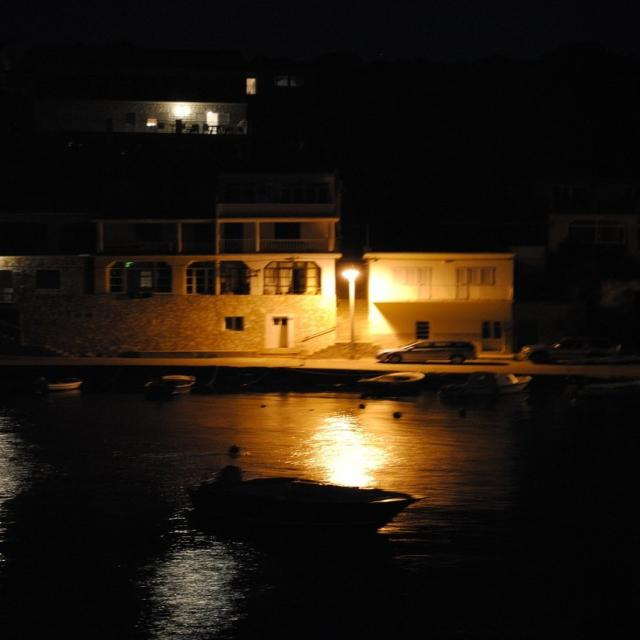
#> input picture Dataset/exdark_yolo_clean/test/images/2015_01095_jpg.rf.aa46856ae3c55159281653e42f64a5d2.jpg, 640 x 640 px
$ python -i metrics.py   (imports and definitions only)
#> lines starting #> are read from the running program, lines starting #| are printed output that depends on the picture
"""
Evaluation Metrics Module for Project 18:
1. Stage 1 (Image Quality): lightweight project proxy scores and FPS/latency
2. Stage 2 (Object Detection): Precision, Recall, mAP@0.5, mAP@0.5:0.95
"""

import time
import cv2
import numpy as np
import scipy.special
from scipy.ndimage import gaussian_filter


def compute_mscn_coefficients(image_gray: np.ndarray, kernel_size: int = 7, sigma: float = 7.0 / 6) -> np.ndarray:
    """
    Computes Mean Subtracted Contrast Normalized (MSCN) coefficients
    inspired by NSS-based blind image-quality assessment.
    """
    im = image_gray.astype(np.float64)
    # Local mean
    mu = gaussian_filter(im, sigma=sigma, mode='nearest')
    # Local variance
    mu_sq = mu * mu
    sigma_sq = gaussian_filter(im * im, sigma=sigma, mode='nearest') - mu_sq
    sigma_map = np.sqrt(np.maximum(sigma_sq, 0.0))
    # Normalized coefficients (MSCN)
    mscn = (im - mu) / (sigma_map + 1.0)
    return mscn


def estimate_ggd_parameters(vec: np.ndarray) -> tuple[float, float]:
    """
    Estimates Generalized Gaussian Distribution (GGD) parameters:
    shape (alpha) and variance (sigma_sq) from empirical data.
    """
    gam = np.arange(0.2, 10.0, 0.001)
    r_gam = (scipy.special.gamma(1.0 / gam) * scipy.special.gamma(3.0 / gam)) / (
        (scipy.special.gamma(2.0 / gam)) ** 2
    )

    sigma_sq = np.mean(vec ** 2)
    E = np.mean(np.abs(vec))
    if E < 1e-7:
        return 1.0, 1.0

    r = sigma_sq / (E ** 2)
    idx = np.argmin(np.abs(r_gam - r))
    alpha = gam[idx]
    return float(alpha), float(sigma_sq)


def calculate_niqe(image: np.ndarray) -> float:
    """
    Calculates project-specific IQA proxy A (lower is better).

    Compatibility note: the historical function name is retained for callers,
    but this is not a validated implementation of the standard NIQE metric.
    """
    if image is None or image.size == 0:
        return 0.0
    if len(image.shape) == 3:
        gray = cv2.cvtColor(image, cv2.COLOR_BGR2GRAY)
    else:
        gray = image

    # Resize if image is too large for fast, standard computation
    h, w = gray.shape
    if max(h, w) > 512:
        scale = 512.0 / max(h, w)
        gray = cv2.resize(gray, (int(w * scale), int(h * scale)), interpolation=cv2.INTER_AREA)

    mscn = compute_mscn_coefficients(gray)
    alpha, sigma_sq = estimate_ggd_parameters(mscn.flatten())

    # Pristine natural scene reference statistics (typical empirical values: alpha ~ 1.5, variance ~ 0.5)
    # Project-specific distance in a small statistical feature space.
    ref_alpha, ref_sigma_sq = 1.55, 0.52
    score = np.abs(alpha - ref_alpha) * 3.5 + np.abs(np.log(max(sigma_sq, 1e-4)) - np.log(ref_sigma_sq)) * 2.2 + 2.8
    return float(np.clip(score, 2.0, 12.0))


# [81 lines left out: functions calculate_brisque, measure_fps, extract_yolo_metrics, not called in this run]

>>> import cv2
>>> picture = cv2.imread('../../Dataset/exdark_yolo_clean/test/images/2015_01095_jpg.rf.aa46856ae3c55159281653e42f64a5d2.jpg')
#> picture is the input picture: shape (640, 640, 3); mean B, G, R 15, 25.5, 34.9
>>> result = calculate_niqe(picture)
#> in calculate_niqe, `gray = cv2.cvtColor(image, cv2.COLOR_BGR2GRAY)`:
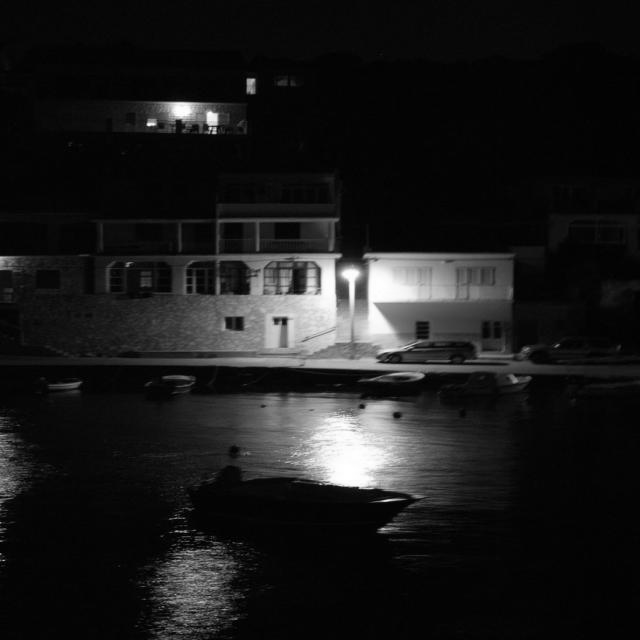
#> gray: shape (640, 640); min 0, max 255, mean 27.1
#> in compute_mscn_coefficients, `mu_sq = mu * mu`:
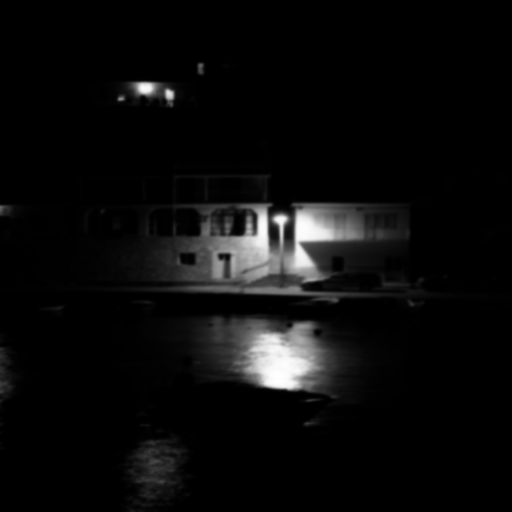
#> mu_sq: shape (512, 512) float64; min 4.38, max 65024.3, mean 3034.8; drawn with min black and max white
#> in compute_mscn_coefficients, `sigma_sq = gaussian_filter(im * im, sigma=sigma, mode='nearest') - mu_sq`:
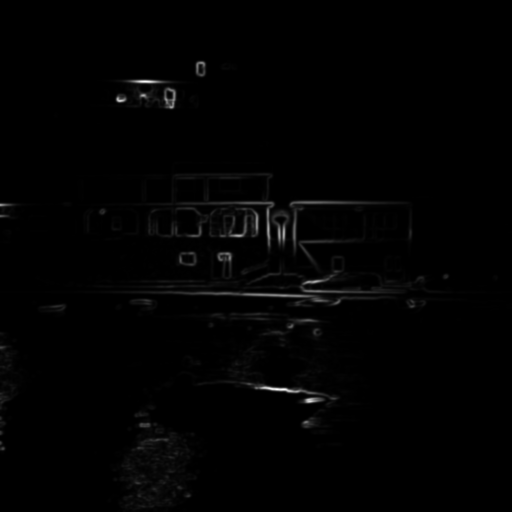
#> sigma_sq: shape (512, 512) float64; min 0, max 6844.5, mean 65.9; drawn with min black and max white
#> in compute_mscn_coefficients, `sigma_map = np.sqrt(np.maximum(sigma_sq, 0.0))`:
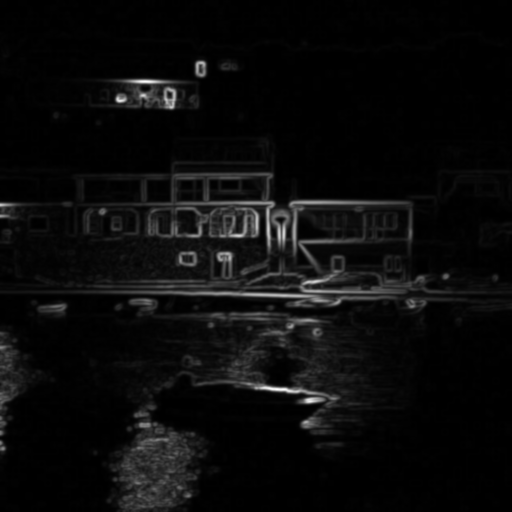
#> sigma_map: shape (512, 512) float64; min 0, max 82.73, mean 3.7; drawn with min black and max white
#> in compute_mscn_coefficients, `mscn = (im - mu) / (sigma_map + 1.0)`:
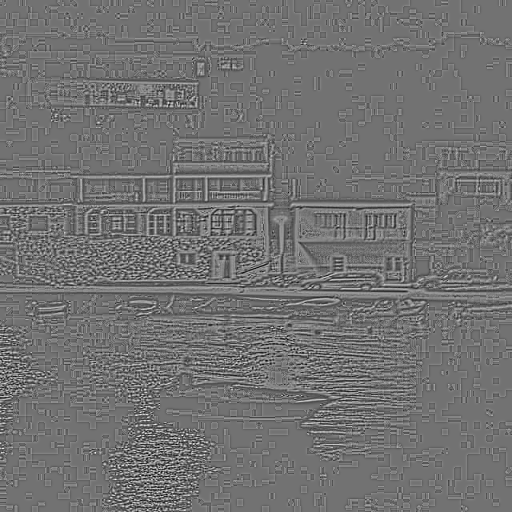
#> mscn: shape (512, 512) float64; min -1.75, max 2.15, mean -0.00535; drawn with min black and max white
#> in estimate_ggd_parameters, `sigma_sq = np.mean(vec ** 2)`: sigma_sq = 0.108
#> in estimate_ggd_parameters, `E = np.mean(np.abs(vec))`: E = 0.223
#> in estimate_ggd_parameters, `r = sigma_sq / (E ** 2)`: r = 2.17
#> in estimate_ggd_parameters, `idx = np.argmin(np.abs(r_gam - r))`: idx = 662
#> in estimate_ggd_parameters, `alpha = gam[idx]`: alpha = 0.862
#> in calculate_niqe, `alpha, sigma_sq = estimate_ggd_parameters(mscn.flatten())`: sigma_sq = 0.108
#> in calculate_niqe, `score = np.abs(alpha - ref_alpha) * 3.5 + np.abs(np.log(max(sigma_sq, ..`: score = 8.66
#> result = 8.66

$ run again, on Dataset/exdark_yolo_clean/test/images/2015_01150_JPEG.rf.5b7051314972fe8b1720926078dcedc1.jpg
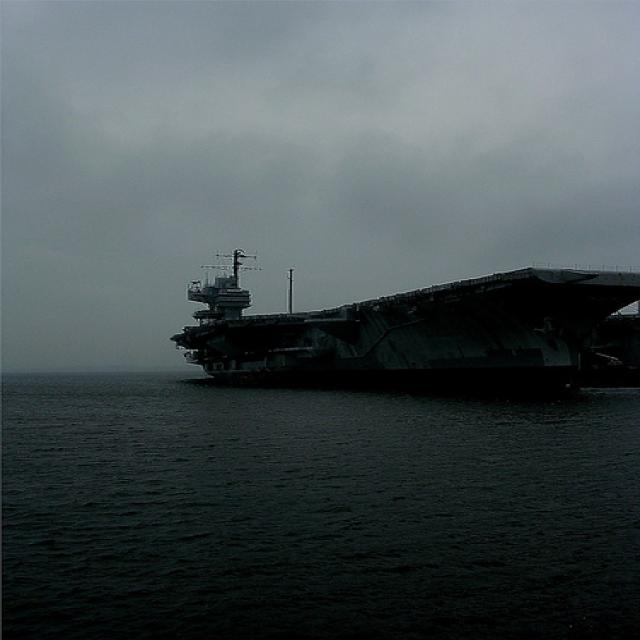
#> input picture Dataset/exdark_yolo_clean/test/images/2015_01150_JPEG.rf.5b7051314972fe8b1720926078dcedc1.jpg, 640 x 640 px
#> picture is the input picture: shape (640, 640, 3); mean B, G, R 82.4, 80.2, 70.8
#> in compute_mscn_coefficients, `sigma_map = np.sqrt(np.maximum(sigma_sq, 0.0))`:
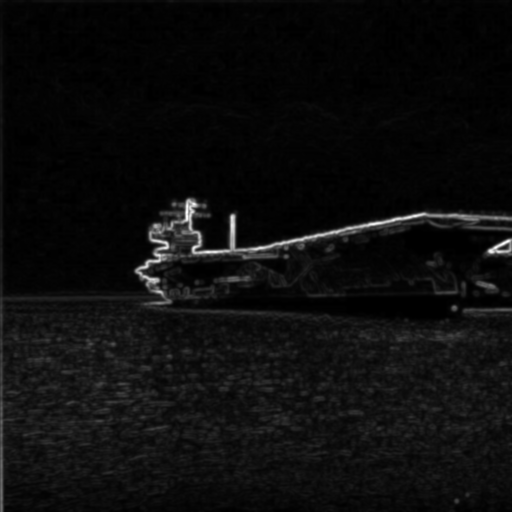
#> sigma_map: shape (512, 512) float64; min 0, max 51.17, mean 2.7; drawn with min black and max white
#> in compute_mscn_coefficients, `mscn = (im - mu) / (sigma_map + 1.0)`:
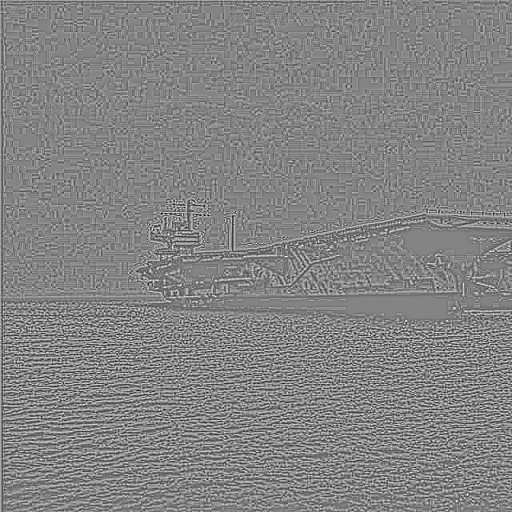
#> mscn: shape (512, 512) float64; min -2.1, max 1.96, mean -0.00224; drawn with min black and max white
#> in estimate_ggd_parameters, `sigma_sq = np.mean(vec ** 2)`: sigma_sq = 0.183
#> E = 0.321
#> r = 1.78
#> idx = 1106
#> in estimate_ggd_parameters, `alpha = gam[idx]`: alpha = 1.31
#> in calculate_niqe, `alpha, sigma_sq = estimate_ggd_parameters(mscn.flatten())`: sigma_sq = 0.183
#> score = 5.95

$ run again, on Dataset/exdark_yolo_clean/test/images/2015_03575_jpg.rf.76058ddc499186974fb42ed0af72f58d.jpg
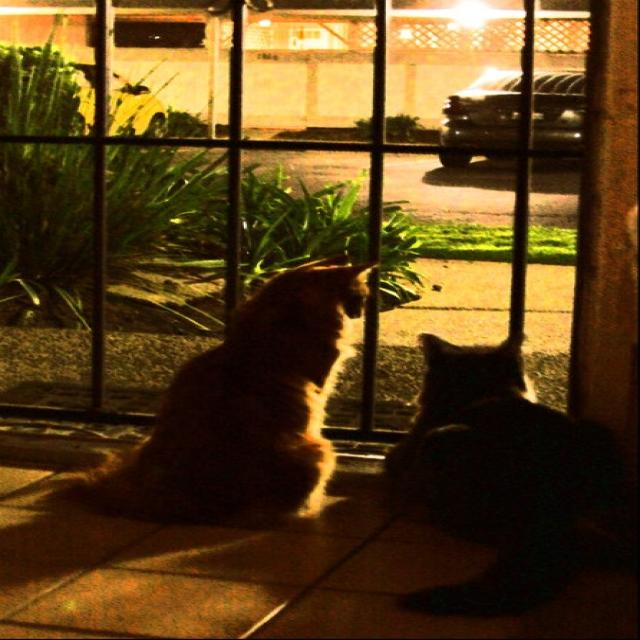
#> input picture Dataset/exdark_yolo_clean/test/images/2015_03575_jpg.rf.76058ddc499186974fb42ed0af72f58d.jpg, 640 x 640 px
#> picture is the input picture: shape (640, 640, 3); mean B, G, R 26.6, 64.5, 90.3
#> in compute_mscn_coefficients, `sigma_map = np.sqrt(np.maximum(sigma_sq, 0.0))`:
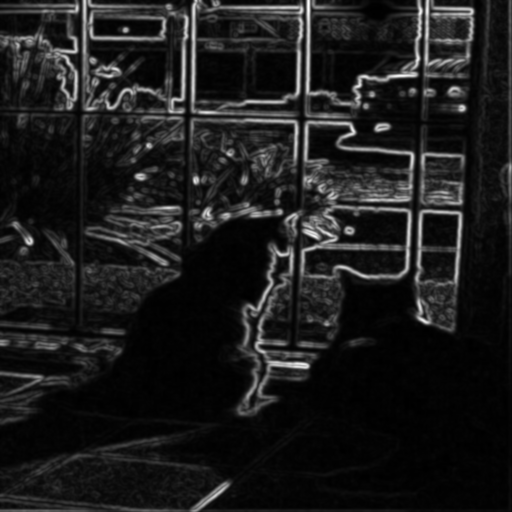
#> sigma_map: shape (512, 512) float64; min 0.0417, max 81.7, mean 9.2; drawn with min black and max white
#> in compute_mscn_coefficients, `mscn = (im - mu) / (sigma_map + 1.0)`:
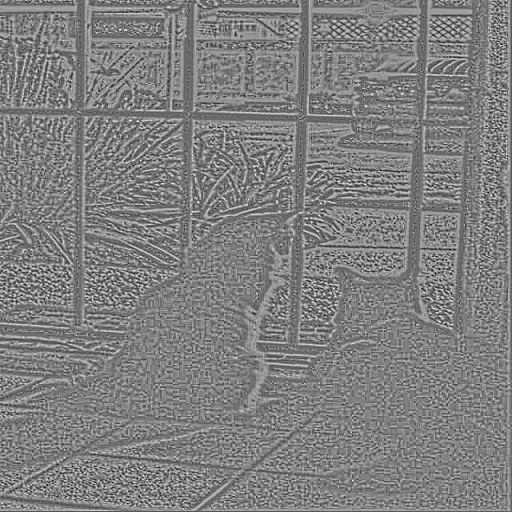
#> mscn: shape (512, 512) float64; min -1.92, max 1.88, mean -0.0142; drawn with min black and max white
#> in estimate_ggd_parameters, `sigma_sq = np.mean(vec ** 2)`: sigma_sq = 0.176
#> E = 0.338
#> r = 1.54
#> idx = 2011
#> in estimate_ggd_parameters, `alpha = gam[idx]`: alpha = 2.21
#> in calculate_niqe, `alpha, sigma_sq = estimate_ggd_parameters(mscn.flatten())`: sigma_sq = 0.176
#> score = 7.5
